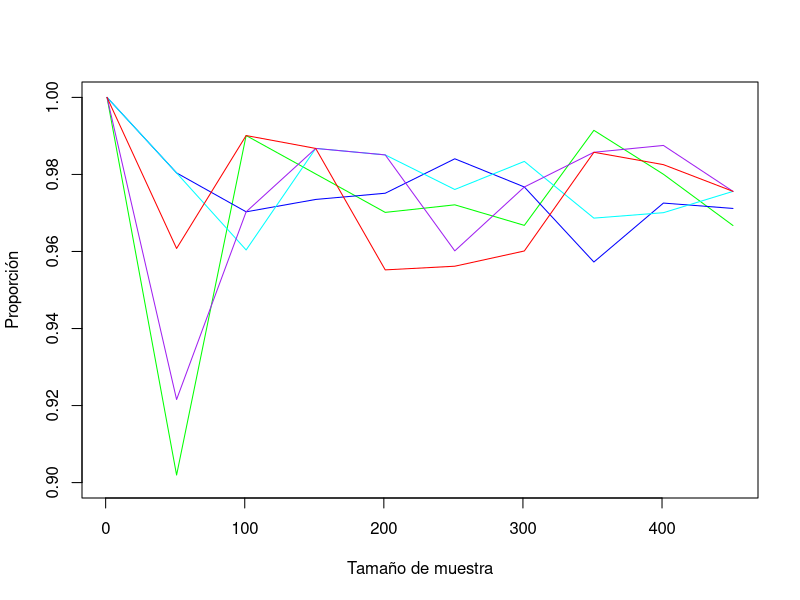

Source code (R):
roja=30
negra=24
amarilla=8
blanca=15
verde=13

u=sum(roja,negra,amarilla,blanca,verde)

muestra=5

vec=c(rep('r',roja),rep('n',negra),rep('a',amarilla),rep('b',blanca),rep('v',verde))
cant=seq(1,500,50)
j=1
s=c()
h=1
k=length(cant)
w=c()
z=1
replicas=5
colors=c('green','blue','cyan','purple','red')
v=rep(0,length(cant))
plot(cant,v, xlim=c(min(cant),max(cant)),col='white', xlab='Tamaño de muestra', ylim=c(0.9,1), ylab='Proporción')
ult=c()
for (z in 1:replicas){
for (h in 1:k){
  s=c()
for (j in 1:cant[h]){
x= sample(vec,muestra, replace=FALSE, prob=rep(1/u,u))
r=0
n=0
a=0
b=0
v=0
si=0
for (i in 1:5){
  if (x[i]=='r'){
    r=r +1
  }
  if (x[i]=='n'){
    n=n +1
  }
  if (x[i]=='a'){
    a=a +1
  }
  if (x[i]=='b'){
    b=b +1
  }
  if (x[i]=='v'){
    v=v +1
  }
}

if (r>=2 | n>=2 | a>=2 | b>=2 | v>=2){
  si=si+1
}
s[j]=si
}
  w[h]=sum(s)/cant[h]
}
 lines(cant,w, col=colors[z]) 
 ult[z]=w[length(w)]
}
mean(ult)
